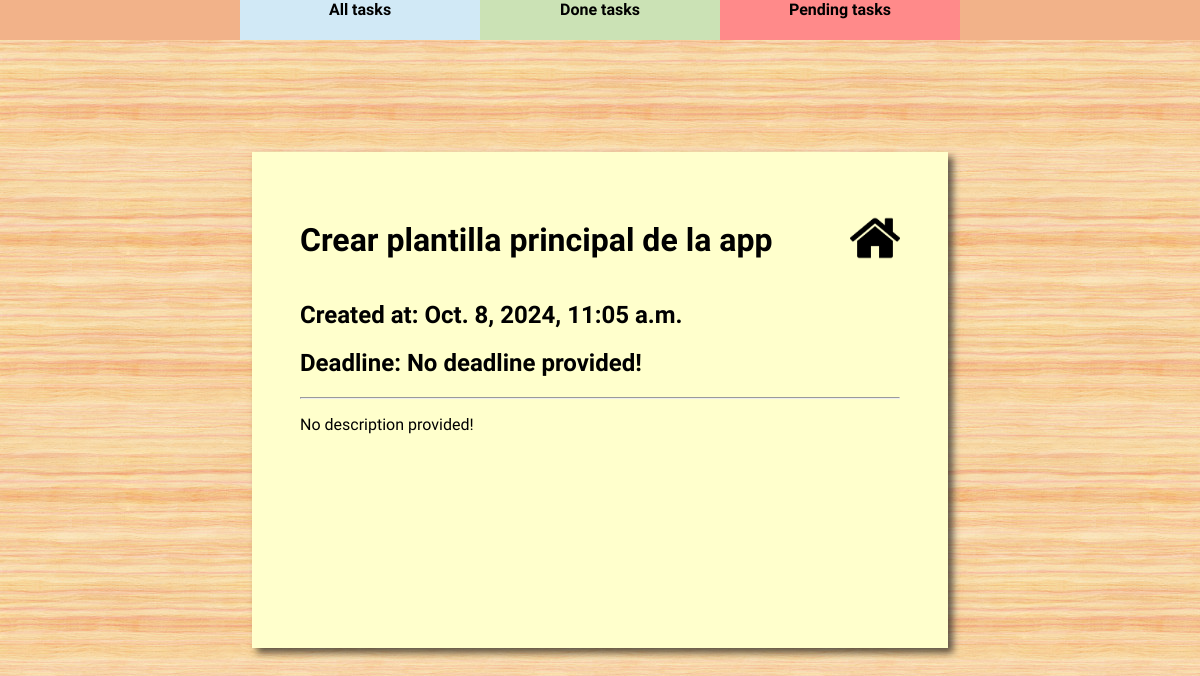
The app's page /todo/tasks/crear-vista-principal-de-la-app/ with its own data.
### todo/models.py (models this page shows)
class Task(models.Model):
    title = models.CharField(max_length=100, blank=False, null=False)
    description = models.TextField(max_length=500, null=True, blank=True)
    created_at = models.DateTimeField(auto_now_add=True)
    deadline = models.DateField(null=True, blank=True)
    done = models.BooleanField(default=False)
    slug = models.SlugField(unique=True)
    def __str__(self):
        return self.title

### todo/views.py (the view)
# urls.py: path('tasks/<task_slug>/', views.task_detail, name="task_detail")
def task_detail(request, task_slug):
    task = Task.objects.get(slug=task_slug)
    return render(request, 'todo/task/task_detail.html', dict(task=task))

### todo/templates/todo/task/task_detail.html (shortened to what this page needs)
{% extends "base.html" %}
{% load static %}
{% block body %}
<div class="main-container">
    <div class="post-it">
        <div class="content">
            <div class="top-bar">
            {% if task.done %}
                <h1 style="text-decoration: line-through;">{{ task }}</h1>
            {% else %}
                <h1>{{ task }}</h1>
            {% endif %}
                <a class="return-button" href="{% url 'todo:home' %}">
                    <img src="{% static "assets/img/home.png" %}" width='50px'/>
                </a>
            </div>
            <h2>Created at: {{ task.created_at }}</h2>
            <h2>Deadline:
                {% if task.deadline is None %}
                    No deadline provided!
                {% else%}
                    {{ task.deadline }}
                {% endif %}</h2>
            <hr>
            <p>
                {% if task.description|length > 0 %}
                    {{ task.description }}
                {% else %}
                    No description provided!
                {% endif %}
            </p>
        </div>
    </div>
</div>
{% endblock body %}

### todo/static/custom.css (style rules this page uses)
body { background-image: url(./assets/img/background.jpg); margin: 0; }
.main-container { display: flex; width: 100vw; height: 100vh; justify-content: center; align-items: center; }
.post-it { font-family: "kalam"; background:#ffc; box-shadow: 5px 5px 7px rgba(33,33,33,.7); height: 50vh; width: 50vw; padding: 3em; }
.top-bar { display: flex; align-items: center; justify-content: space-between; }

### records on screen
Task: title "Crear plantilla principal de la app", created_at "Oct. 8, 2024, 11:05 a.m."
